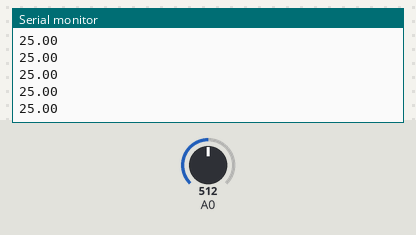
Simulated run of this sketch. Board: Arduino Uno, built with avr-gcc and run on an emulated ATmega328P. Shown: the last lines printed to the serial monitor. Inputs (shaded band) come from the test bench; at power-on: A0 = 512.

Above: at 1.2 s.
1.3 s: A0 set to 0
At 2.3 s:
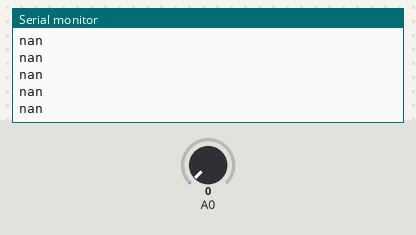
3.2 s: A0 set to 122
At 4.3 s:
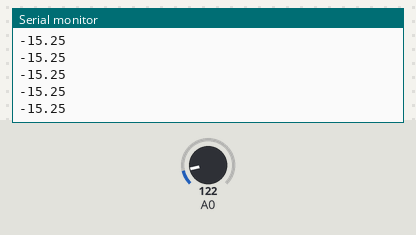
Timing chart, 0 to 6.2 s (numbered marks = the images above; inputs shaded):
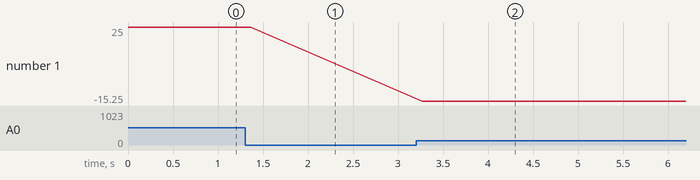

Measured:
- after the input at 1.3 s, the serial monitor: prints a new line after 0.07 s (image 1)
- after the input at 3.2 s, the serial monitor: prints a new line after 0.07 s (image 2)
- plotted number 1: 25 → -15 after the input at 3.2 s

The sketch:

tmp.ino
```cpp
void setup(){
  Serial.begin(9600);
}


double th(int v) {
  double t;
  t = log(((10240000/v) - 10000));
  t = 1 /(0.001129148 + (0.000234125*t) + (0.0000000876741*t*t*t));
  t = t - 273.15;
  return t;
}
void loop(){
  int a=analogRead(A0);
  Serial.println(th(a));
}
```
